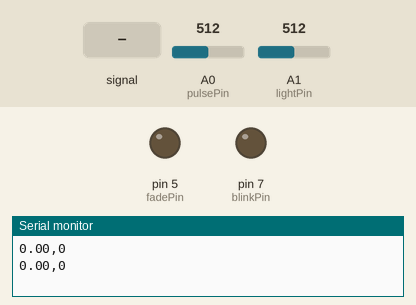
This sketch was run on a simulated Arduino Uno, built with avr-gcc and run on an emulated ATmega328P. Shown: output pins drawn as LEDs (lit = HIGH), the last lines printed to the serial monitor. Inputs (shaded band) come from the test bench; at power-on: A0 (pulsePin) = 512, A1 (lightPin) = 512.

Above: at 1.2 s.
1.3 s: A0 (pulsePin) fed a 2 Hz sine of ±306 counts around its level
At 3.42 s:
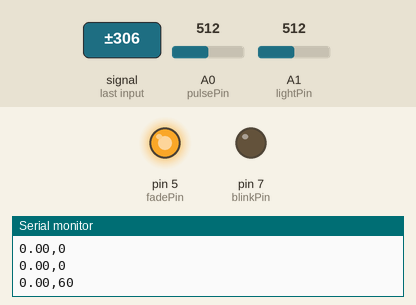
4.3 s: A0 (pulsePin) set to 527
5.8 s: A0 (pulsePin) set to 511
At 7.0 s:
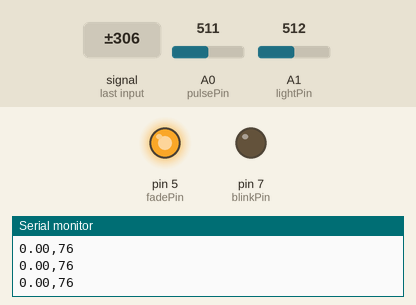
7.3 s: A0 (pulsePin) set to 716
At 7.9 s:
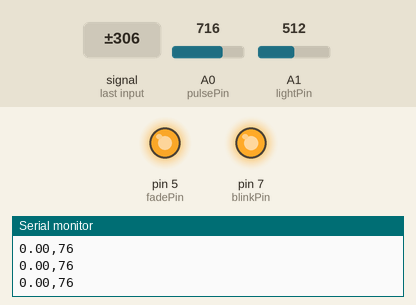
Timing chart, 0 to 9.8 s (numbered marks = the images above; inputs shaded):
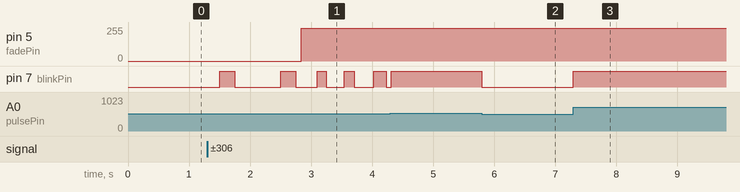

Measured:
- after the input at 1.3 s, pin 5 (fadePin): 0/255 → 245/255 after 1.5 s; pin 7 (blinkPin): LOW → HIGH after 0.20 s, → LOW 0.25 s later, → HIGH 0.75 s later, → LOW 0.25 s later, … (10 changes in this stretch)
- after the input at 5.8 s, pin 7 (blinkPin): HIGH → LOW at once
- after the input at 7.3 s, pin 7 (blinkPin): LOW → HIGH at once

The sketch:

Temp_HeartInte.ino
```cpp
#include <Wire.h>
#include <Adafruit_MLX90614.h>

int pulsePin = 14;                 // Pulse Sensor purple wire connected to analog pin 0
int blinkPin = 7;               // pin to blink led at each beat

int fadePin = 5;                  // sudo code
int fadeRate = 0;                 // sudo code
int b = 0;


// these variables are volatile because they are used during the interrupt service routine!
volatile int BPM;                   // used to hold the pulse rate
volatile int Signal;                // holds the incoming raw data
volatile int IBI = 600;             // holds the time between beats, the Inter-Beat Interval
volatile boolean Pulse = false;     // true when pulse wave is high, false when it's low
volatile boolean QS = false;        // becomes true when Arduoino finds a beat.
int lightPin = 1;  //define a pin for Photo resistor
int a = 0; //a references the light value detected by the photoresistor
int initi[10];
int counter = 0;

float average = 0;
float tempArray[30];
Adafruit_MLX90614 mlx = Adafruit_MLX90614();

void(* resetFunc) (void) = 0; //used for reset

void setup(){

  pinMode(blinkPin,OUTPUT);         // pin that will blink to your heartbeat!
  pinMode(fadePin,OUTPUT);          // pin that will fade to your heartbeat!
  Serial.begin(115200);             // we agree to talk fast!
  interruptSetup();                 // sets up to read Pulse Sensor signal every 2mS
  mlx.begin();
}


void loop(){

   a = analogRead(lightPin);   //determine initialization phase
  for(int i=0; i <= 10; i++){
    initi[i] = a ;
    delay(50);
    a = analogRead(lightPin);
  }

    if(initi[1] - initi[10] > 80){ //determine initialization

    //Serial.println("Device Initialized..."); UNCOMMENT FOR FINAL
    //Serial.println(" "); UNCOMMENT FOR FINAL
    //Serial.println("Measuring Temperature"); UNCOMMENT FOR FINAL

    for(int i=0; i <= 30; i++){
      tempArray[i] = mlx.readObjectTempC();
      delay(30);
    }


    delay(100);
    for(int i=0; i < 30; i++)
    {
      average = (average + tempArray[i]);
    }
    average = average/30; //Do exponential regression and error analysis
  }
  else
  {
    //LEAVE EMPTY
  }


  if (QS == true){                       // Quantified Self flag is true when arduino finds a heartbeat
        fadeRate = 255;                  // Set 'fadeRate' Variable to 255 to fade LED with pulse
b = BPM;
     }

  ledFadeToBeat();

  delay(20);                             //  take a break

  Serial.print(average);
  Serial.print(',');
  Serial.println(b);
}


void ledFadeToBeat(){
    fadeRate -= 10;                         //  set LED fade value
    fadeRate = constrain(fadeRate,0,255);   //  keep LED fade value from going into negative numbers!
    analogWrite(fadePin,fadeRate);          //  fade LED
  }


void sendDataToProcessing(char symbol, int data ){
    //Serial.print(symbol);                // symbol prefix tells Processing what type of data is coming
   // Serial.println(data);                // the data to send culminating in a carriage return
  }
```

Interrupt.ino
```cpp
volatile int rate[10];                    // used to hold last ten IBI values
volatile unsigned long sampleCounter = 0;          // used to determine pulse timing
volatile unsigned long lastBeatTime = 0;           // used to find the inter beat interval
volatile int P =512;                      // used to find peak in pulse wave
volatile int T = 512;                     // used to find trough in pulse wave
volatile int thresh = 512;                // used to find instant moment of heart beat
volatile int amp = 100;                   // used to hold amplitude of pulse waveform
volatile boolean firstBeat = true;        // used to seed rate array so we startup with reasonable BPM
volatile boolean secondBeat = true;       // used to seed rate array so we startup with reasonable BPM


void interruptSetup(){
  // Initializes Timer2 to throw an interrupt every 2mS.
  TCCR2A = 0x02;     // DISABLE PWM ON DIGITAL PINS 3 AND 11, AND GO INTO CTC MODE
  TCCR2B = 0x06;     // DON'T FORCE COMPARE, 256 PRESCALER
  OCR2A = 0X7C;      // SET THE TOP OF THE COUNT TO 124 FOR 500Hz SAMPLE RATE
  TIMSK2 = 0x02;     // ENABLE INTERRUPT ON MATCH BETWEEN TIMER2 AND OCR2A
  sei();             // MAKE SURE GLOBAL INTERRUPTS ARE ENABLED
}


// THIS IS THE TIMER 2 INTERRUPT SERVICE ROUTINE.
// Timer 2 makes sure that we take a reading every 2 miliseconds
ISR(TIMER2_COMPA_vect){                         // triggered when Timer2 counts to 124
    cli();                                      // disable interrupts while we do this
    Signal = analogRead(pulsePin);              // read the Pulse Sensor
    sampleCounter += 2;                         // keep track of the time in mS with this variable
    int N = sampleCounter - lastBeatTime;       // monitor the time since the last beat to avoid noise

//  find the peak and trough of the pulse wave
    if(Signal < thresh && N > (IBI/5)*3){       // avoid dichrotic noise by waiting 3/5 of last IBI
        if (Signal < T){                        // T is the trough
            T = Signal;                         // keep track of lowest point in pulse wave
         }
       }

    if(Signal > thresh && Signal > P){          // thresh condition helps avoid noise
        P = Signal;                             // P is the peak
       }                                        // keep track of highest point in pulse wave

  //  NOW IT'S TIME TO LOOK FOR THE HEART BEAT
  // signal surges up in value every time there is a pulse
if (N > 250){                                   // avoid high frequency noise
  if ( (Signal > thresh) && (Pulse == false) && (N > (IBI/5)*3) ){
    Pulse = true;                               // set the Pulse flag when we think there is a pulse
    digitalWrite(blinkPin,HIGH);                // turn on pin 13 LED
    IBI = sampleCounter - lastBeatTime;         // measure time between beats in mS
    lastBeatTime = sampleCounter;               // keep track of time for next pulse

         if(firstBeat){                         // if it's the first time we found a beat, if firstBeat == TRUE
             firstBeat = false;                 // clear firstBeat flag
             return;                            // IBI value is unreliable so discard it
            }
         if(secondBeat){                        // if this is the second beat, if secondBeat == TRUE
            secondBeat = false;                 // clear secondBeat flag
               for(int i=0; i<=9; i++){         // seed the running total to get a realisitic BPM at startup
                    rate[i] = IBI;
                    }
            }

    // keep a running total of the last 10 IBI values
    word runningTotal = 0;                   // clear the runningTotal variable

    for(int i=0; i<=8; i++){                // shift data in the rate array
          rate[i] = rate[i+1];              // and drop the oldest IBI value
          runningTotal += rate[i];          // add up the 9 oldest IBI values
        }

    rate[9] = IBI;                          // add the latest IBI to the rate array
    runningTotal += rate[9];                // add the latest IBI to runningTotal
    runningTotal /= 10;                     // average the last 10 IBI values
    BPM = 60000/runningTotal;               // how many beats can fit into a minute? that's BPM!
    QS = true;                              // set Quantified Self flag
    // QS FLAG IS NOT CLEARED INSIDE THIS ISR
    }
}

  if (Signal < thresh && Pulse == true){     // when the values are going down, the beat is over
      digitalWrite(blinkPin,LOW);            // turn off pin 13 LED
      Pulse = false;                         // reset the Pulse flag so we can do it again
      amp = P - T;                           // get amplitude of the pulse wave
      thresh = amp/2 + T;                    // set thresh at 50% of the amplitude
      P = thresh;                            // reset these for next time
      T = thresh;
     }

  if (N > 2500){                             // if 2.5 seconds go by without a beat
      thresh = 512;                          // set thresh default
      P = 512;                               // set P default
      T = 512;                               // set T default
      lastBeatTime = sampleCounter;          // bring the lastBeatTime up to date
      firstBeat = true;                      // set these to avoid noise
      secondBeat = true;                     // when we get the heartbeat back
     }

  sei();                                     // enable interrupts when youre done!
}// end isr
```
